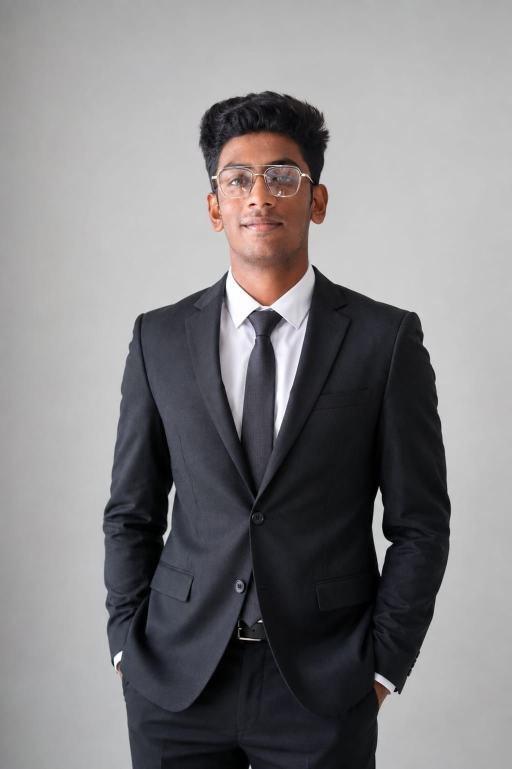
#> input picture dataset/adnan/person.jpg, 1023 x 1537 px (shown at 1/2 size); its folder holds only this picture in this run
$ python inspect_dataset.py   (older library calls are emulated)
#> lines starting #> are read from the running program, lines starting #| are printed output that depends on the picture
### src/preprocessing/face_detection.py
"""
src/preprocessing/face_detection.py
===================================
Robust face detection module using OpenCV's YuNet ONNX detector with Haar Cascade fallback.
Provides bounding box, 5-point facial landmarks, and detection confidence.
"""

import os
import cv2
import numpy as np
from typing import List, Tuple, Dict, Any, Optional

# Locate default models directory
_BASE_DIR = os.path.dirname(os.path.dirname(os.path.dirname(os.path.abspath(__file__))))
DEFAULT_YUNET_PATH = os.path.join(_BASE_DIR, "models", "face_detection_yunet_2023mar.onnx")


class FaceDetector:
    """
    Face detector providing bounding boxes, landmarks, and confidence scores.
    Prefers OpenCV YuNet ONNX detector; gracefully falls back to Haar Cascade.
    """

    def __init__(
        self,
        model_path: Optional[str] = None,
        conf_threshold: float = 0.6,
        nms_threshold: float = 0.3,
        top_k: int = 5000,
    ) -> None:
        self.conf_threshold = conf_threshold
        self.nms_threshold = nms_threshold
        self.top_k = top_k
        self.model_path = model_path or DEFAULT_YUNET_PATH

        self._yunet = None
        self._use_yunet = False

        if os.path.exists(self.model_path) and hasattr(cv2, "FaceDetectorYN"):
            try:
                # YuNet requires initial size; will be updated dynamically in detect()
                self._yunet = cv2.FaceDetectorYN.create(
                    self.model_path,
                    "",
                    (320, 320),
                    self.conf_threshold,
                    self.nms_threshold,
                    self.top_k,
                )
                self._use_yunet = True
            except Exception as e:
                print(f"[FaceDetector] Warning: Could not initialize YuNet: {e}. Falling back to Haar Cascade.")
                self._use_yunet = False

        # Initialize Haar Cascade as fallback
        self._haar_cascade = None
        if hasattr(cv2, "CascadeClassifier") and hasattr(cv2, "data") and hasattr(cv2.data, "haarcascades"):
            try:
                cascade_file = os.path.join(cv2.data.haarcascades, "haarcascade_frontalface_default.xml")
                if os.path.exists(cascade_file):
                    self._haar_cascade = cv2.CascadeClassifier(cascade_file)
            except Exception:
                self._haar_cascade = None

    def detect_faces(self, image: np.ndarray) -> List[Dict[str, Any]]:
        """
        Detect all faces in an image.

        Parameters
        ----------
        image : np.ndarray
            BGR image, dtype uint8.

        Returns
        -------
        List[Dict[str, Any]]
            List of detected faces, each containing:
            - 'box': (x, y, w, h)
            - 'confidence': float in [0, 1]
            - 'landmarks': array of 5 points (x, y) or None
        """
        if image is None or image.size == 0:
            return []

        # Ensure uint8
        if image.dtype != np.uint8:
            image = (np.clip(image, 0, 1) * 255).astype(np.uint8)

        h, w = image.shape[:2]

        if self._use_yunet and self._yunet is not None:
            try:
                self._yunet.setInputSize((w, h))
                _, raw_faces = self._yunet.detect(image)
                if raw_faces is not None and len(raw_faces) > 0:
                    results = []
                    for face in raw_faces:
                        box = (
                            max(0, int(face[0])),
                            max(0, int(face[1])),
                            min(w - int(face[0]), int(face[2])),
                            min(h - int(face[1]), int(face[3])),
                        )
                        # Landmarks: 5 points: right eye, left eye, nose, right mouth, left mouth
                        landmarks = face[4:14].reshape((5, 2)).astype(np.float32)
                        conf = float(face[-1])
                        results.append({
                            "box": box,
                            "confidence": conf,
                            "landmarks": landmarks,
                            "raw": face,
                        })
                    return results
            except Exception as e:
                # If YuNet fails on this frame, fall back below
                pass

        # Fallback to Haar Cascade
        if self._haar_cascade is not None:
            gray = cv2.cvtColor(image, cv2.COLOR_BGR2GRAY) if image.ndim == 3 else image
            haar_faces = self._haar_cascade.detectMultiScale(
                gray, scaleFactor=1.1, minNeighbors=5, minSize=(30, 30)
            )
            if len(haar_faces) > 0:
                results = []
                for (x, y, fw, fh) in haar_faces:
                    results.append({
                        "box": (int(x), int(y), int(fw), int(fh)),
                        "confidence": 0.85,  # Estimated confidence for Haar
                        "landmarks": None,
                        "raw": None,
                    })
                return results

        # Ultimate fallback: treat center crop / entire image as face candidate
        return [{
            "box": (0, 0, w, h),
            "confidence": 0.50,
            "landmarks": None,
            "raw": None,
        }]

    # [8 lines left out: function get_primary_face, not called in this run]


def crop_face(
    image: np.ndarray,
    box: Tuple[int, int, int, int],
    padding: float = 0.12,
) -> np.ndarray:
    """
    Crop face with proportional boundary padding.
    """
    x, y, w, h = box
    pad_x = int(w * padding)
    pad_y = int(h * padding)
    h_img, w_img = image.shape[:2]

    x1 = max(0, x - pad_x)
    y1 = max(0, y - pad_y)
    x2 = min(w_img, x + w + pad_x)
    y2 = min(h_img, y + h + pad_y)

    crop = image[y1:y2, x1:x2]
    if crop.size == 0:
        return image
    return crop

### src/preprocessing/quality_assessment.py
"""
src/preprocessing/quality_assessment.py
=========================================
Image quality assessment utilities — supports Objectives C and D.

What is image quality in this context?
---------------------------------------
A face image has high quality if it is:
  - Sharp (not blurry)
  - Adequately lit (not too dark, not overexposed)
  - Appropriately sized (face region is large enough)
  - Good contrast and balanced illumination

How is quality used?
---------------------
1. During prototype updates: high-quality samples get more influence.
2. During loss computation: low-quality samples get a lower loss weight,
   reducing the risk of noisy samples corrupting the model.
3. During inference: dynamically adapts verification and recognition decision thresholds.
"""

import cv2
import numpy as np
from typing import Union, Dict, Any, Tuple


# [89 lines left out: functions compute_sharpness, compute_brightness_score, compute_quality_score, batch_quality_scores, not called in this run]


class FaceQualityAssessor:
    """
    Comprehensive Face Quality Assessor for application and research evaluation.
    Evaluates:
    - Sharpness (Laplacian variance)
    - Brightness optimality
    - Dynamic Contrast
    - Face Resolution / Size
    - Illumination Uniformity (left vs right hemisphere)
    """

    def __init__(
        self,
        high_threshold: float = 75.0,
        med_threshold: float = 50.0,
    ) -> None:
        self.high_threshold = high_threshold
        self.med_threshold = med_threshold

    def assess(self, image: np.ndarray) -> Dict[str, Any]:
        """
        Assess an input face crop and return detailed breakdown and categorical tier.
        """
        if image is None or image.size == 0:
            return {
                "overall_score": 0.0,
                "overall_score_norm": 0.0,
                "quality_level": "Low",
                "sharpness": 0.0,
                "brightness": 0.0,
                "contrast": 0.0,
                "face_size": 0.0,
                "illumination": 0.0,
                "details": {
                    "sharpness_label": "Poor",
                    "brightness_label": "Poor",
                    "contrast_label": "Poor",
                    "size_label": "Poor",
                },
                "adaptive_threshold": 0.65,
            }

        # Convert to uint8 BGR if needed
        if image.dtype != np.uint8:
            img_uint8 = (np.clip(image, 0, 1) * 255).astype(np.uint8)
        else:
            img_uint8 = image

        gray = cv2.cvtColor(img_uint8, cv2.COLOR_BGR2GRAY) if img_uint8.ndim == 3 else img_uint8

        # 1. Sharpness (Laplacian variance)
        lap_var = float(cv2.Laplacian(gray, cv2.CV_64F).var())
        sharpness_score = min(100.0, max(0.0, (lap_var / 450.0) * 100.0))

        # 2. Brightness (optimal: 100-170)
        mean_b = float(np.mean(gray))
        if 100 <= mean_b <= 170:
            brightness_score = 100.0
        elif mean_b < 100:
            brightness_score = max(0.0, (mean_b / 100.0) * 100.0)
        else:
            brightness_score = max(0.0, ((255.0 - mean_b) / 85.0) * 100.0)

        # 3. Contrast (Standard deviation)
        std_dev = float(np.std(gray))
        contrast_score = min(100.0, max(0.0, (std_dev / 65.0) * 100.0))

        # 4. Face Size / Resolution
        h, w = gray.shape[:2]
        size_min = min(h, w)
        size_score = min(100.0, max(0.0, (size_min / 112.0) * 100.0))

        # 5. Illumination balance (left vs right hemisphere)
        mid_x = w // 2
        left_mean = float(np.mean(gray[:, :mid_x])) if mid_x > 0 else mean_b
        right_mean = float(np.mean(gray[:, mid_x:])) if mid_x > 0 else mean_b
        diff_ratio = abs(left_mean - right_mean) / (max(left_mean, right_mean) + 1e-6)
        illum_score = max(0.0, min(100.0, (1.0 - diff_ratio) * 100.0))

        # Overall weighted composite
        overall = (
            0.35 * sharpness_score +
            0.25 * brightness_score +
            0.15 * contrast_score +
            0.15 * size_score +
            0.10 * illum_score
        )
        overall = round(float(np.clip(overall, 0.0, 100.0)), 1)
        norm_score = float(overall / 100.0)

        if overall >= self.high_threshold:
            quality_level = "High"
            adaptive_threshold = 0.45
        elif overall >= self.med_threshold:
            quality_level = "Medium"
            adaptive_threshold = 0.52
        else:
            quality_level = "Low"
            adaptive_threshold = 0.62

        return {
            "overall_score": overall,
            "overall_score_norm": norm_score,
            "quality_level": quality_level,
            "sharpness": round(sharpness_score, 1),
            "brightness": round(brightness_score, 1),
            "contrast": round(contrast_score, 1),
            "face_size": round(size_score, 1),
            "illumination": round(illum_score, 1),
            "dimensions": (w, h),
            "laplacian_var": round(lap_var, 1),
            "adaptive_threshold": adaptive_threshold,
            "details": {
                "sharpness_label": "Good" if sharpness_score > 60 else ("Fair" if sharpness_score > 30 else "Poor"),
                "brightness_label": "Good" if brightness_score > 60 else ("Fair" if brightness_score > 30 else "Poor"),
                "contrast_label": "Good" if contrast_score > 60 else ("Fair" if contrast_score > 30 else "Poor"),
                "size_label": "Good" if size_score > 60 else ("Fair" if size_score > 30 else "Poor"),
            }
        }

### inspect_dataset.py
import os
import sys
import hashlib
import cv2
import numpy as np

os.environ['TF_ENABLE_ONEDNN_OPTS'] = '0'
os.environ['KMP_DUPLICATE_LIB_OK'] = 'TRUE'
os.environ['TF_CPP_MIN_LOG_LEVEL'] = '2'

from src.preprocessing.face_detection import FaceDetector, crop_face
from src.preprocessing.quality_assessment import FaceQualityAssessor

dataset_path = os.path.abspath('dataset')
detector = FaceDetector()
assessor = FaceQualityAssessor()

print(f"=== INSPECTING DATASET AT: {dataset_path} ===")

identities = [d for d in os.listdir(dataset_path) if os.path.isdir(os.path.join(dataset_path, d))]
print(f"Found {len(identities)} identity subfolders: {identities}")

total_images = 0
results_by_identity = {}

for ident in sorted(identities):
    ident_dir = os.path.join(dataset_path, ident)
    files = [f for f in os.listdir(ident_dir) if f.lower().endswith(('.jpg', '.jpeg', '.png', '.webp'))]
    print(f"\n--- Identity: {ident} (Total files: {len(files)}) ---")

    hashes = {}
    readable_count = 0
    face_detected_count = 0
    corrupted_count = 0
    duplicate_count = 0
    quality_scores = []
    no_face_files = []

    for f in sorted(files):
        p = os.path.join(ident_dir, f)
        total_images += 1

        # Check readability & hash
        try:
            with open(p, 'rb') as fp:
                content = fp.read()
                file_hash = hashlib.sha256(content).hexdigest()
            if file_hash in hashes:
                duplicate_count += 1
                print(f"  [Duplicate] {f} matches {hashes[file_hash]}")
            else:
                hashes[file_hash] = f

            img = cv2.imread(p)
#> img is the input picture: shape (1537, 1023, 3); mean B, G, R 130.9, 129.2, 130.7
            if img is None or img.size == 0:
                corrupted_count += 1
                print(f"  [Corrupted] Could not decode image: {f}")
                continue
            readable_count += 1

            # Face detection
            faces = detector.detect_faces(img)
#> in detect_faces, `gray = cv2.cvtColor(image, cv2.COLOR_BGR2GRAY) if image.ndim == 3 else..`:
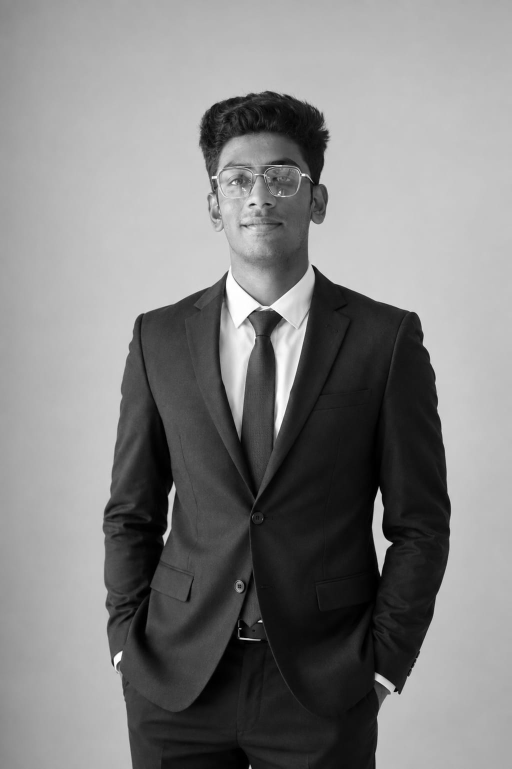
#> gray: shape (1537, 1023) (shown at 1/2 size); min 0, max 255, mean 129.8
#> in detect_faces, `haar_faces = self._haar_cascade.detectMultiScale( gray, scaleFactor=1...`: haar_faces = [[407, 270, 232, 232]]
#> the loop in detect_faces, `for (x, y, fw, fh) in haar_faces:` made 1 pass
#> after the loop in detect_faces, `for (x, y, fw, fh) in haar_faces:`: results = 1 item
#> faces = 1 item
            # YuNet / fallback returns dicts with 'box', 'confidence'
            if faces and faces[0].get('confidence', 0) >= 0.5:
                face_detected_count += 1
                box = faces[0]['box']
#> box = (407, 270, 232, 232)
                crop = crop_face(img, box)
#> in crop_face, `x, y, w, h = box`: x = 407; y = 270; w = 232
#> in crop_face, `pad_x = int(w * padding)`: pad_x = 27
#> in crop_face, `x1 = max(0, x - pad_x)`: x1 = 380
#> in crop_face, `y1 = max(0, y - pad_y)`: y1 = 243
#> in crop_face, `x2 = min(w_img, x + w + pad_x)`: x2 = 666
#> in crop_face, `y2 = min(h_img, y + h + pad_y)`: y2 = 529
#> in crop_face, `crop = image[y1:y2, x1:x2]`:
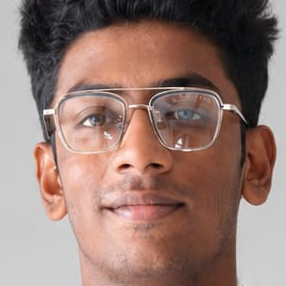
#> crop: shape (286, 286, 3); mean B, G, R 113.9, 122.1, 149.3
                q = assessor.assess(crop)
#> in assess, `gray = cv2.cvtColor(img_uint8, cv2.COLOR_BGR2GRAY) if img_uint8.ndim =..`:
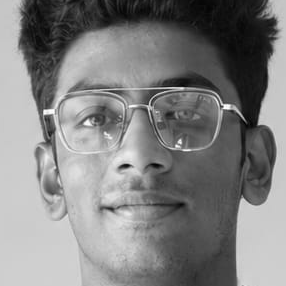
#> gray: shape (286, 286); min 0, max 254, mean 129.3
#> in assess, `lap_var = float(cv2.Laplacian(gray, cv2.CV_64F).var())`: lap_var = 370.1
#> in assess, `sharpness_score = min(100.0, max(0.0, (lap_var / 450.0) * 100.0))`: sharpness_score = 82.25
#> in assess, `mean_b = float(np.mean(gray))`: mean_b = 129.3
#> in assess, `std_dev = float(np.std(gray))`: std_dev = 65.48
#> in assess, `contrast_score = min(100.0, max(0.0, (std_dev / 65.0) * 100.0))`: contrast_score = 100
#> in assess, `left_mean = float(np.mean(gray[:, :mid_x])) if mid_x > 0 else mean_b`: left_mean = 160.6
#> in assess, `right_mean = float(np.mean(gray[:, mid_x:])) if mid_x > 0 else mean_b`: right_mean = 98.06
#> in assess, `diff_ratio = abs(left_mean - right_mean) / (max(left_mean, right_mean)..`: diff_ratio = 0.389
#> in assess, `illum_score = max(0.0, min(100.0, (1.0 - diff_ratio) * 100.0))`: illum_score = 61.06
#> in assess, `overall = ( 0.35 * sharpness_score + 0.25 * brightness_score + 0.15 * ..`: overall = 89.89
#> in assess, `overall = round(float(np.clip(overall, 0.0, 100.0)), 1)`: overall = 89.9
#> in assess, `norm_score = float(overall / 100.0)`: norm_score = 0.899
#> q = 12 items
                quality_scores.append(q['overall_score'])
            else:
                conf = faces[0]['confidence'] if faces else 0.0
                no_face_files.append((f, img.shape, conf))
                print(f"  [No Face/Low Conf] {f} (shape: {img.shape}, conf: {conf:.2f})")
        except Exception as e:
            corrupted_count += 1
            print(f"  [Exception] {f}: {e}")

    mean_q = float(np.mean(quality_scores)) if quality_scores else 0.0
#> mean_q = 89.9
    results_by_identity[ident] = {
        'total_files': len(files),
        'readable': readable_count,
        'duplicates': duplicate_count,
        'corrupted': corrupted_count,
        'faces_detected': face_detected_count,
        'mean_quality': round(mean_q, 1),
        'min_quality': round(float(np.min(quality_scores)), 1) if quality_scores else 0.0,
        'max_quality': round(float(np.max(quality_scores)), 1) if quality_scores else 0.0,
        'no_face_files': no_face_files,
    }
#> pass 2 of the loop `for ident in sorted(identities):`:
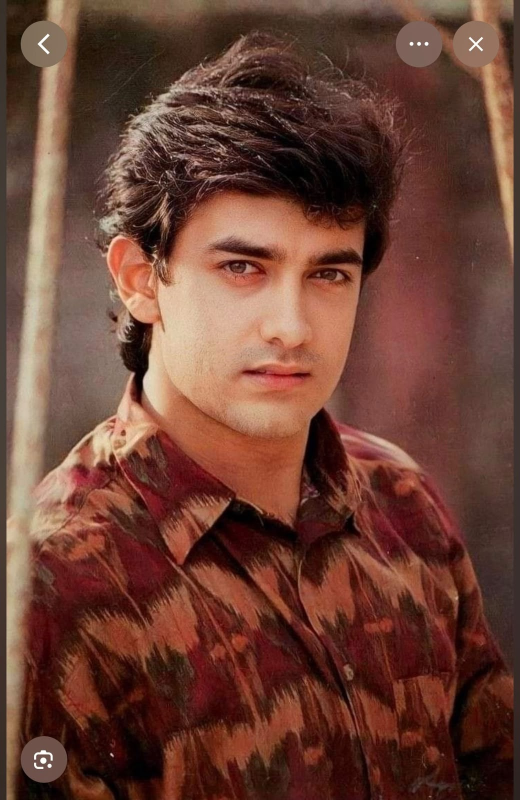
#> input picture dataset/amir/WhatsApp Image 2026-11-01 at 02.30.27 (2).jpeg, 1040 x 1600 px (shown at 1/2 size)
#> img is the input picture: shape (1600, 1040, 3); mean B, G, R 52.3, 65.1, 107.7
#> in detect_faces (call 2), `gray = cv2.cvtColor(image, cv2.COLOR_BGR2GRAY) if image.ndim == 3 else..`:
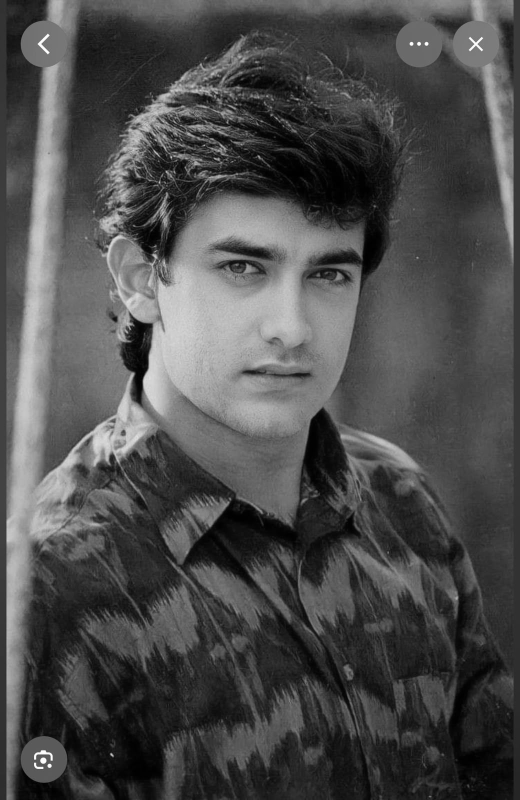
#> gray: shape (1600, 1040) (shown at 1/2 size); min 0, max 255, mean 76.4
#> haar_faces = [[327, 1515, 49, 49], [120, 1302, 62, 62], [106, 1347, 94, 94], [310, 352, 510, 510]]
#> the loop in detect_faces (call 2), `for (x, y, fw, fh) in haar_faces:` made 4 passes
#> after the loop in detect_faces (call 2), `for (x, y, fw, fh) in haar_faces:`: results = 4 items
#> box = (327, 1515, 49, 49)
#> crop: shape (59, 59, 3)
#> in assess (call 2), `gray = cv2.cvtColor(img_uint8, cv2.COLOR_BGR2GRAY) if img_uint8.ndim =..`:
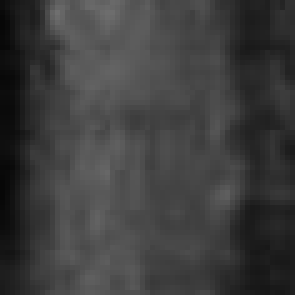
#> gray: shape (59, 59) (shown 5 times larger); min 7, max 111, mean 61.6
#> lap_var = 33.91
#> sharpness_score = 7.54
#> mean_b = 61.58
#> std_dev = 22.5
#> contrast_score = 34.61
#> left_mean = 66.68
#> right_mean = 56.66
#> diff_ratio = 0.15
#> illum_score = 84.97
#> in assess (call 2), `overall = ( 0.35 * sharpness_score + 0.25 * brightness_score + 0.15 * ..`: overall = 39.62
#> in assess (call 2), `overall = round(float(np.clip(overall, 0.0, 100.0)), 1)`: overall = 39.6
#> norm_score = 0.396

print("\n================ SUMMARY REPORT ================")
print(f"Dataset root path: {dataset_path}")
print(f"Total identity folders: {len(identities)}")
print(f"Total images scanned: {total_images}")
for ident, r in results_by_identity.items():
    print(f"\nIdentity '{ident}':")
    print(f"  Files on disk:     {r['total_files']}")
    print(f"  Readable images:   {r['readable']}")
    print(f"  Duplicates:        {r['duplicates']}")
    print(f"  Corrupted:         {r['corrupted']}")
    print(f"  Faces detected:    {r['faces_detected']} / {r['readable']}")
    print(f"  Quality Range:     {r['min_quality']} - {r['max_quality']} (Mean: {r['mean_quality']}/100)")
    if r['no_face_files']:
        print(f"  Uncertain faces ({len(r['no_face_files'])}): {r['no_face_files']}")
